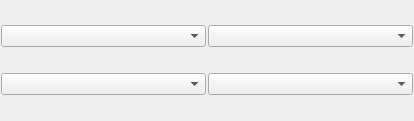
<?xml version="1.0" encoding="UTF-8"?>
<ui version="4.0">
 <class>PortTest</class>
 <widget class="QWidget" name="PortTest">
  <property name="geometry">
   <rect>
    <x>0</x>
    <y>0</y>
    <width>414</width>
    <height>121</height>
   </rect>
  </property>
  <property name="windowTitle">
   <string>Form</string>
  </property>
  <layout class="QGridLayout" name="gridLayout">
   <property name="leftMargin">
    <number>1</number>
   </property>
   <property name="topMargin">
    <number>1</number>
   </property>
   <property name="rightMargin">
    <number>1</number>
   </property>
   <property name="bottomMargin">
    <number>1</number>
   </property>
   <property name="spacing">
    <number>2</number>
   </property>
   <item row="1" column="1">
    <widget class="QComboBox" name="comboBox_4"/>
   </item>
   <item row="0" column="1">
    <widget class="QComboBox" name="comboBox_2"/>
   </item>
   <item row="1" column="0">
    <widget class="QComboBox" name="comboBox_3"/>
   </item>
   <item row="0" column="0">
    <widget class="QComboBox" name="comboBox"/>
   </item>
  </layout>
 </widget>
 <resources/>
 <connections/>
</ui>
